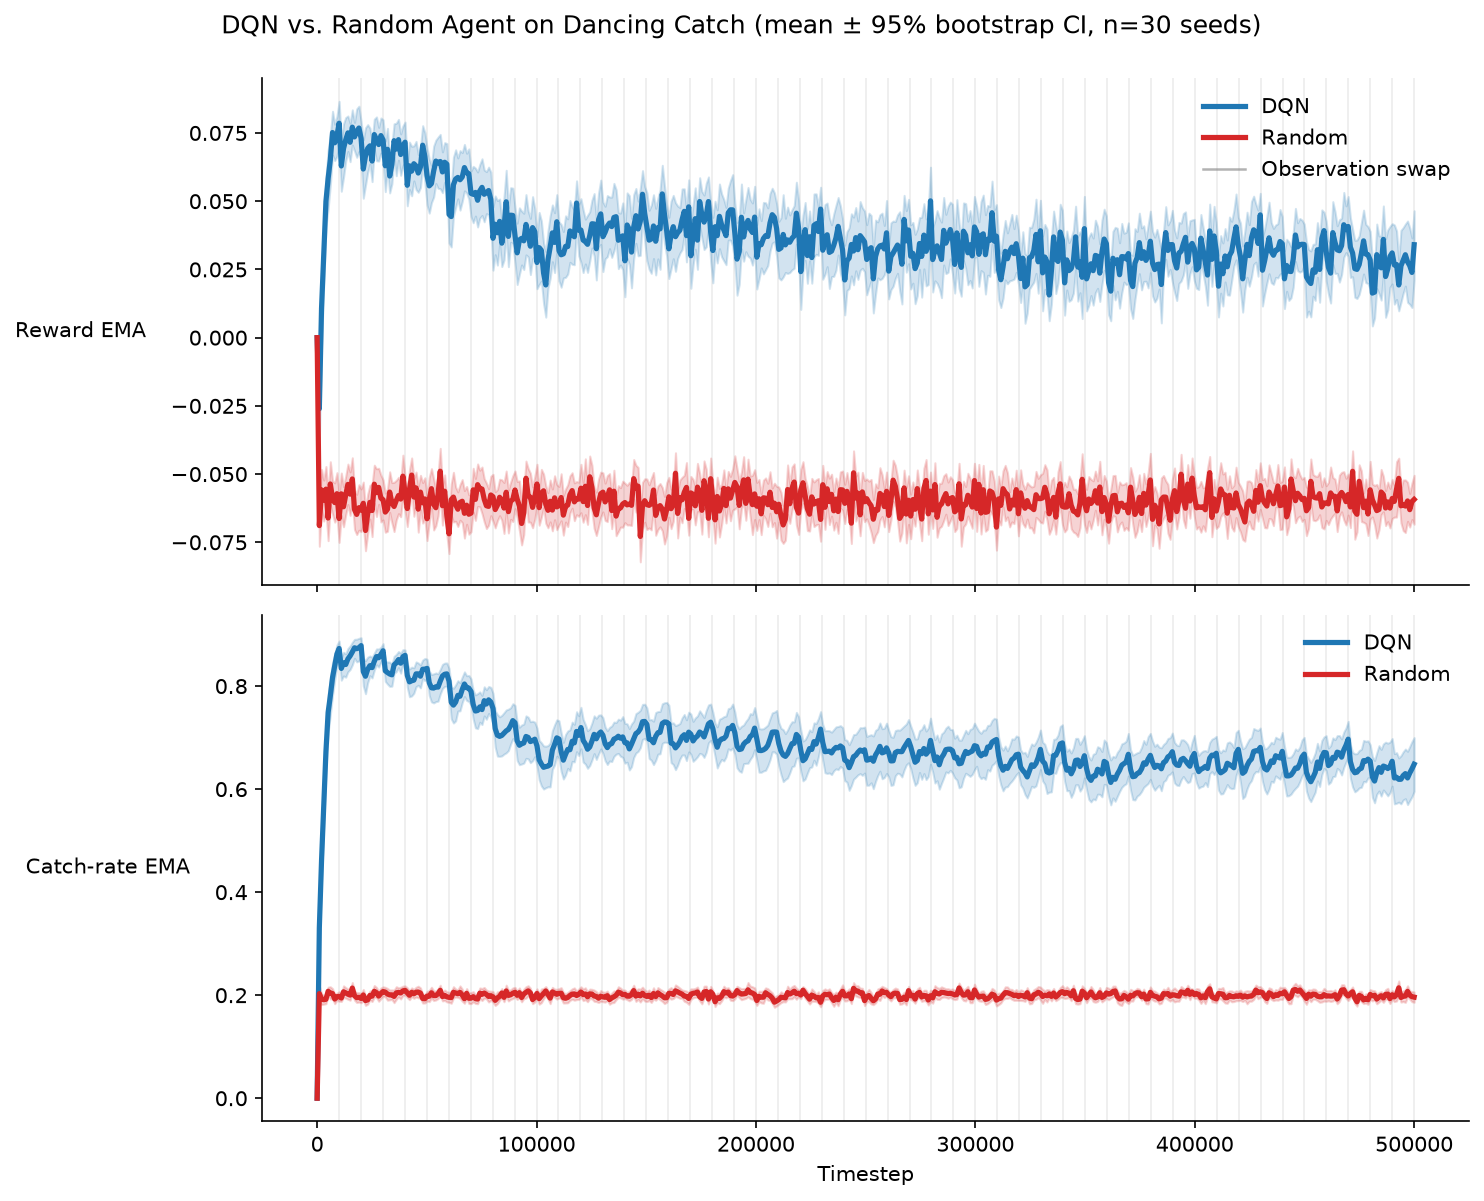

Write Python code to recreate this figure.
"""Standalone benchmark: DQN vs. a uniform-random agent on Dancing Catch.

Runs both agents over 500k timesteps for 30 seeds, giving 50 observation swaps,
then plots the reward EMA and the event-gated catch-rate EMA with 95% bootstrap
confidence bands and a guideline at each swap. DQN hyperparameters match
``benchmark_dqn.py`` so the two benchmarks are directly comparable.

Run with::

    uv run --group benchmark python benchmark_dancing_catch.py
"""

from __future__ import annotations

import time
from functools import partial
from typing import NamedTuple

import jax
import jax.numpy as jnp
import jax.lax
import matplotlib.pyplot as plt
from matplotlib.lines import Line2D
import numpy as np
import optax

from catch_jax import DancingCatch, DancingCatchParams
from catch_jax.dancing_catch import NUM_ACTIONS

# --- configuration ----------------------------------------------------------

TOTAL_TIMESTEPS = 500_000
N_SEEDS = 30
SWAP_EVERY = 10_000

# DQN hyperparameters
LR = 0.01
BUFFER_SIZE = 100_000
BATCH_SIZE = 32
UPDATE_FREQ = 4
TARGET_REFRESH = 128
GAMMA = 0.9
EPSILON = 0.01
HIDDEN_SIZE = 32
EMA_BETA = 0.99
PLOT_POINTS = 500

env = DancingCatch()
env_params = DancingCatchParams(swap_every=SWAP_EVERY)
OBS_SPACE = env.observation_space(env_params)
OBS_DIM = int(np.prod(OBS_SPACE.shape))
ACTION_DIM = NUM_ACTIONS
optimizer = optax.adam(learning_rate=LR, b1=0.9, b2=0.999, eps=1e-8)


# --- Q-network (a plain MLP as a list of (W, b) params) ---------------------

def init_mlp(key, sizes):
    """Initialize a plain MLP: list of (W, b) tuples with He initialization."""
    params = []
    for fan_in, fan_out in zip(sizes[:-1], sizes[1:]):
        key, k = jax.random.split(key)
        w = jax.random.normal(k, (fan_in, fan_out)) * jnp.sqrt(2.0 / fan_in)
        params.append((w, jnp.zeros(fan_out)))
    return params


def mlp(params, x):
    """Q-values for a single obs ``(OBS_DIM,)`` or a batch ``(B, OBS_DIM)``."""
    for w, b in params[:-1]:
        x = jax.nn.relu(x @ w + b)
    w, b = params[-1]
    return x @ w + b


# --- uniform replay buffer (fixed-size, in-JAX) -----------------------------

class Buffer(NamedTuple):
    obs: jax.Array
    action: jax.Array
    reward: jax.Array
    next_obs: jax.Array
    terminated: jax.Array
    pos: jax.Array
    size: jax.Array


def buffer_init():
    z = jnp.zeros((BUFFER_SIZE, OBS_DIM), dtype=jnp.float32)
    return Buffer(
        obs=z, action=jnp.zeros(BUFFER_SIZE, jnp.int32),
        reward=jnp.zeros(BUFFER_SIZE), next_obs=z,
        terminated=jnp.zeros(BUFFER_SIZE), pos=jnp.int32(0), size=jnp.int32(0),
    )


def buffer_add(b, obs, action, reward, next_obs, terminated):
    i = b.pos % BUFFER_SIZE
    return Buffer(
        obs=b.obs.at[i].set(obs), action=b.action.at[i].set(action),
        reward=b.reward.at[i].set(reward), next_obs=b.next_obs.at[i].set(next_obs),
        terminated=b.terminated.at[i].set(terminated),
        pos=b.pos + 1, size=jnp.minimum(b.size + 1, BUFFER_SIZE),
    )


def buffer_sample(b, key):
    idx = jax.random.randint(key, (BATCH_SIZE,), 0, b.size)
    return b.obs[idx], b.action[idx], b.reward[idx], b.next_obs[idx], b.terminated[idx]


# --- metrics carry structure -------------------------------------------------

class MetricsCarry(NamedTuple):
    ema_reward: jax.Array
    ema_catchrate: jax.Array
    n_steps: jax.Array
    n_resolved: jax.Array


# --- one agent-environment interaction, per seed ----------------------------

def random_train(rng):
    """Run random agent: uniform action sampling, no learning."""
    rng, k = jax.random.split(rng)
    obs, state = env.reset(k, env_params)

    def step(carry, _):
        state, obs, rng = carry
        rng, k_a, k_step = jax.random.split(rng, 3)
        action = jax.random.randint(k_a, (), 0, ACTION_DIM, dtype=jnp.int32)
        next_obs, next_state, reward, _, _, _ = env.step(k_step, state, action, env_params)
        return (next_state, next_obs, rng), reward

    _, rewards = jax.lax.scan(step, (state, obs, rng), jnp.arange(TOTAL_TIMESTEPS))
    return rewards


def dqn_train(rng):
    """Run DQN agent with epsilon-greedy exploration and Q-learning."""
    rng, k_init, k_reset = jax.random.split(rng, 3)
    params = init_mlp(k_init, [OBS_DIM, HIDDEN_SIZE, HIDDEN_SIZE, ACTION_DIM])
    target = params
    opt_state = optimizer.init(params)
    buffer = buffer_init()
    obs, state = env.reset(k_reset, env_params)

    def step(carry, t):
        params, target, opt_state, buffer, state, obs, rng = carry
        rng, k_a, k_expl, k_step, k_sample = jax.random.split(rng, 5)

        # Epsilon-greedy action selection
        greedy = jnp.argmax(mlp(params, obs)).astype(jnp.int32)
        rand_a = jax.random.randint(k_a, (), 0, ACTION_DIM, dtype=jnp.int32)
        action = jnp.where(jax.random.uniform(k_expl) < EPSILON, rand_a, greedy)

        next_obs, next_state, reward, terminated, truncated, _ = env.step(
            k_step, state, action, env_params
        )
        buffer = buffer_add(
            buffer, obs, action, reward, next_obs, terminated.astype(jnp.float32)
        )

        def do_train(params, opt_state):
            b_obs, b_a, b_r, b_nobs, b_term = buffer_sample(buffer, k_sample)

            def loss_fn(p):
                q_a = jnp.take_along_axis(mlp(p, b_obs), b_a[:, None], axis=-1).squeeze(-1)
                # Only termination cuts the bootstrap; truncation keeps it.
                bootstrap = (1.0 - b_term) * jnp.max(mlp(target, b_nobs), axis=-1)
                target_q = b_r + GAMMA * bootstrap
                return jnp.mean((q_a - jax.lax.stop_gradient(target_q)) ** 2)

            loss, grads = jax.value_and_grad(loss_fn)(params)
            updates, opt_state = optimizer.update(grads, opt_state)
            return optax.apply_updates(params, updates), opt_state

        # Update every UPDATE_FREQ steps, once buffer is warm
        can_train = (t >= UPDATE_FREQ - 1) & (t % UPDATE_FREQ == UPDATE_FREQ - 1) & (buffer.size >= BATCH_SIZE)
        params, opt_state = jax.lax.cond(
            can_train,
            lambda: do_train(params, opt_state),
            lambda: (params, opt_state),
        )

        # Hard target refresh
        target = jax.lax.cond(
            t % TARGET_REFRESH == TARGET_REFRESH - 1,
            lambda: params,
            lambda: target,
        )

        carry = (params, target, opt_state, buffer, next_state, next_obs, rng)
        return carry, reward

    carry0 = (params, target, opt_state, buffer, state, obs, rng)
    _, rewards = jax.lax.scan(step, carry0, jnp.arange(TOTAL_TIMESTEPS))
    return rewards


def _compute_emas(rewards):
    """Bias-corrected reward EMA and catch-rate EMA from one seed's reward sequence.

    :param rewards: [T] array of rewards (-1, 0, or +1)
    :return: ([T], [T]) pair of bias-corrected reward EMA and catch-rate EMA
    """
    def step(carry, reward):
        ema_r, ema_c, n_steps, n_resolved = carry

        ema_r = EMA_BETA * ema_r + (1.0 - EMA_BETA) * reward
        n_steps = n_steps + 1

        # Event-gated: only steps that resolved a ball update this EMA.
        resolved = reward != 0.0
        catchrate_label = (reward > 0.0).astype(jnp.float32)  # 1 for catch, 0 for miss
        ema_c = jnp.where(
            resolved,
            EMA_BETA * ema_c + (1.0 - EMA_BETA) * catchrate_label,
            ema_c
        )
        n_resolved = n_resolved + resolved.astype(jnp.int32)

        ema_r_corrected = ema_r / (1.0 - EMA_BETA**jnp.maximum(n_steps, 1))
        ema_c_corrected = ema_c / (1.0 - EMA_BETA**jnp.maximum(n_resolved, 1))

        return (ema_r, ema_c, n_steps, n_resolved), (ema_r_corrected, ema_c_corrected)

    carry0 = (jnp.float32(0.0), jnp.float32(0.0), jnp.int32(0), jnp.int32(0))
    _, (ema_rs, ema_cs) = jax.lax.scan(step, carry0, rewards)
    return ema_rs, ema_cs


_compute_emas_batched = jax.jit(jax.vmap(_compute_emas))


def compute_emas(rewards):
    """Bias-corrected reward EMA and catch-rate EMA for a batch of seeds.

    :param rewards: [N_SEEDS, T] array of rewards (-1, 0, or +1)
    :return: ([N_SEEDS, T], [N_SEEDS, T]) pair of bias-corrected EMAs
    """
    ema_rs, ema_cs = _compute_emas_batched(jnp.asarray(rewards))
    return np.asarray(ema_rs), np.asarray(ema_cs)


def run(train_fn):
    """Run one agent for N_SEEDS seeds; returns [N_SEEDS, T] reward array."""
    keys = jax.vmap(jax.random.key)(jnp.arange(N_SEEDS))
    rewards = jax.jit(jax.vmap(train_fn))(keys)
    return np.asarray(rewards)


def bootstrap_mean_ci(stack, n_boot=10_000, lo=2.5, hi=97.5, seed=0):
    """Mean and percentile-bootstrap CI over seeds.

    :param stack: [N_SEEDS, T] array
    :param n_boot: number of bootstrap samples
    :param lo, hi: percentile bounds for CI
    :param seed: RNG seed for reproducibility
    :return: (mean, ci_lo, ci_hi) each of shape [T]
    """
    n, m = stack.shape
    mean = stack.mean(axis=0)
    rng = np.random.default_rng(seed)
    boot = np.empty((n_boot, m))
    for s in range(0, n_boot, 1000):
        e = min(s + 1000, n_boot)
        boot_indices = rng.integers(0, n, size=(e - s, n))
        boot[s:e] = stack[boot_indices].mean(axis=1)
    ci_lo, ci_hi = np.percentile(boot, [lo, hi], axis=0)
    return mean, ci_lo, ci_hi


def _mark_swaps(ax, swap_steps):
    """Draw a faint vertical guideline at each swap step."""
    for step in swap_steps:
        ax.axvline(step, color="gray", alpha=0.15, lw=0.8, zorder=0)


def make_plot(dqn_rewards, random_rewards, path):
    """Plot reward EMA and catch-rate EMA over time with bootstrap CIs."""
    dqn_ema_rs, dqn_ema_cs = compute_emas(dqn_rewards)
    random_ema_rs, random_ema_cs = compute_emas(random_rewards)

    # Downsampling keeps bootstrap_mean_ci's intermediate arrays small. The
    # final index is TOTAL_TIMESTEPS - 1, so the summary reports the true value.
    idx = np.linspace(0, TOTAL_TIMESTEPS - 1, PLOT_POINTS).astype(int)
    dqn_ema_rs, dqn_ema_cs = dqn_ema_rs[:, idx], dqn_ema_cs[:, idx]
    random_ema_rs, random_ema_cs = random_ema_rs[:, idx], random_ema_cs[:, idx]

    dqn_r_mean, dqn_r_lo, dqn_r_hi = bootstrap_mean_ci(dqn_ema_rs)
    dqn_c_mean, dqn_c_lo, dqn_c_hi = bootstrap_mean_ci(dqn_ema_cs)
    random_r_mean, random_r_lo, random_r_hi = bootstrap_mean_ci(random_ema_rs)
    random_c_mean, random_c_lo, random_c_hi = bootstrap_mean_ci(random_ema_cs)

    x = idx

    fig, (ax_r, ax_c) = plt.subplots(2, 1, sharex=True, figsize=(10, 8))

    # Top panel: Reward EMA
    ax_r.fill_between(x, dqn_r_lo, dqn_r_hi, color="tab:blue", alpha=0.2)
    ax_r.plot(x, dqn_r_mean, lw=2.5, color="tab:blue", label="DQN")
    ax_r.fill_between(x, random_r_lo, random_r_hi, color="tab:red", alpha=0.2)
    ax_r.plot(x, random_r_mean, lw=2.5, color="tab:red", label="Random")

    swap_steps = range(SWAP_EVERY, TOTAL_TIMESTEPS + 1, SWAP_EVERY)
    _mark_swaps(ax_r, swap_steps)

    ax_r.set_ylabel("Reward EMA", rotation=0, ha="right", va="center", labelpad=12)
    ax_r.grid(False)
    ax_r.spines["top"].set_visible(False)
    ax_r.spines["right"].set_visible(False)

    # Bottom panel: Catch-rate EMA
    ax_c.fill_between(x, dqn_c_lo, dqn_c_hi, color="tab:blue", alpha=0.2)
    ax_c.plot(x, dqn_c_mean, lw=2.5, color="tab:blue", label="DQN")
    ax_c.fill_between(x, random_c_lo, random_c_hi, color="tab:red", alpha=0.2)
    ax_c.plot(x, random_c_mean, lw=2.5, color="tab:red", label="Random")

    _mark_swaps(ax_c, swap_steps)

    ax_c.set_xlabel("Timestep")
    ax_c.set_ylabel("Catch-rate EMA", rotation=0, ha="right", va="center", labelpad=12)
    ax_c.grid(False)
    ax_c.spines["top"].set_visible(False)
    ax_c.spines["right"].set_visible(False)

    # A darker proxy gives the guidelines one legible legend entry.
    swap_proxy = Line2D([], [], color="gray", alpha=0.6, lw=1.2)
    handles, labels = ax_r.get_legend_handles_labels()
    ax_r.legend(handles + [swap_proxy], labels + ["Observation swap"], loc="best", frameon=False)
    ax_c.legend(loc="best", frameon=False)

    title = f"DQN vs. Random Agent on Dancing Catch (mean ± 95% bootstrap CI, n={N_SEEDS} seeds)"
    fig.suptitle(title, y=0.995)
    fig.tight_layout()

    for ext in (".png", ".pdf"):
        p = path.replace(".pdf", ext)
        fig.savefig(p, bbox_inches="tight", dpi=150)
        print(f"saved {p}")

    print("\n" + "=" * 70)
    print(f"SUMMARY: Final metrics (mean ± std across {N_SEEDS} seeds)")
    print("=" * 70)
    print(f"{'Metric':<25} {'DQN':<30} {'Random':<30}")
    print("-" * 70)
    print(f"{'Reward EMA':<25} {dqn_r_mean[-1]:>7.4f} ± {np.std(dqn_ema_rs[:, -1]):>6.4f}  {random_r_mean[-1]:>7.4f} ± {np.std(random_ema_rs[:, -1]):>6.4f}")
    print(f"{'Catch-rate EMA':<25} {dqn_c_mean[-1]:>7.4f} ± {np.std(dqn_ema_cs[:, -1]):>6.4f}  {random_c_mean[-1]:>7.4f} ± {np.std(random_ema_cs[:, -1]):>6.4f}")
    print("=" * 70)


def main():
    t_start = time.perf_counter()

    results = {}
    for name, fn in [("DQN", dqn_train), ("Random", random_train)]:
        t = time.perf_counter()
        print(f"Running {name}...")
        results[name] = run(fn)
        elapsed = time.perf_counter() - t
        print(f"  {name}: {N_SEEDS} seeds x {TOTAL_TIMESTEPS} steps in {elapsed:.1f}s")

    elapsed_total = time.perf_counter() - t_start
    print(f"\nTotal time: {elapsed_total:.1f}s")

    make_plot(results["DQN"], results["Random"], "benchmark_dancing_catch.pdf")


if __name__ == "__main__":
    main()
